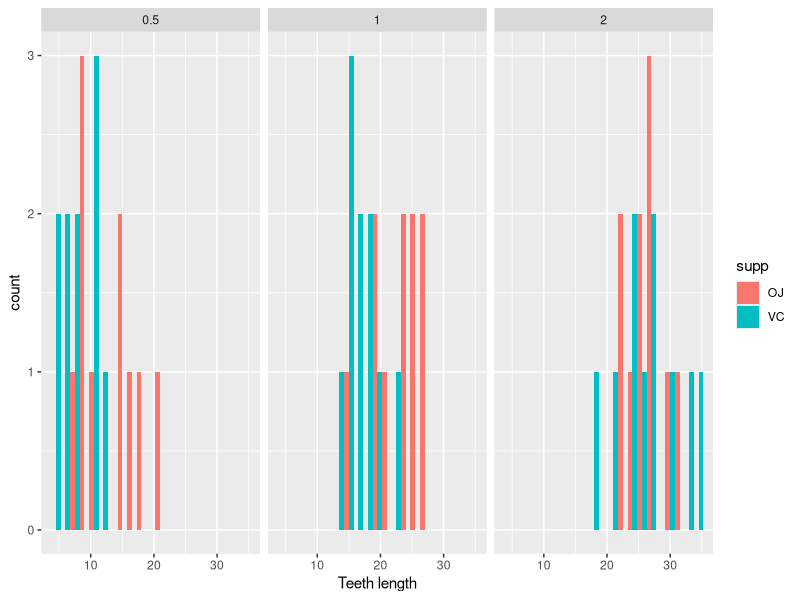
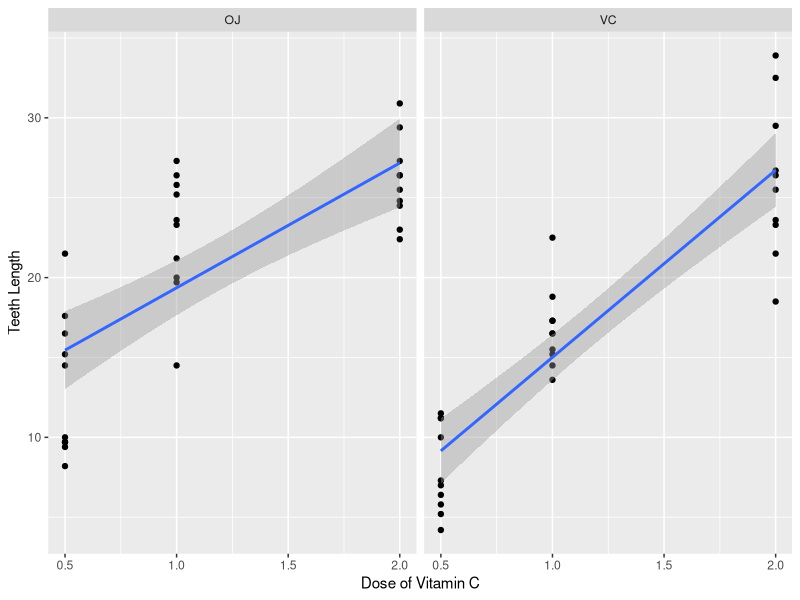

The R source for these figures, in order: (Note: this script raises an error after producing the figures.)
## ---- chunk 1
library(datasets)
library(ggplot2)
library(hexbin)
## ---- chunk 2
data(ToothGrowth)
ggplot(ToothGrowth, aes(x = len, fill = supp)) + 
        geom_histogram(position = "dodge", binwidth = 1.5) + 
        facet_grid(.~ dose) + labs(x = "Teeth length")
## ---- chunk 3
ggplot(ToothGrowth, aes(x = dose, y = len)) + geom_point() + facet_grid(.~ supp) + 
        stat_smooth(method = "lm") + labs(x = "Dose of Vitamin C", y = "Teeth Length")
## ---- chunk 4
TG0.5 <- ToothGrowth[ToothGrowth$dose == 0.5,]
TG1 <- ToothGrowth[ToothGrowth$dose == 1,]
TG2 <- ToothGrowth[ToothGrowth$dose == 2,]
## ---- chunk 5
t.test(len ~ supp, data = TG0.5, paired = FALSE, var.equal = TRUE)[c("conf.int","estimate")]
## ---- chunk 6
t.test(len ~ supp, data = TG1, paired = FALSE, var.equal = TRUE)[c("conf.int","estimate")]
## ---- chunk 7
t.test(len ~ supp, data = TG2, paired = FALSE, var.equal = TRUE)[c("conf.int","estimate")]
